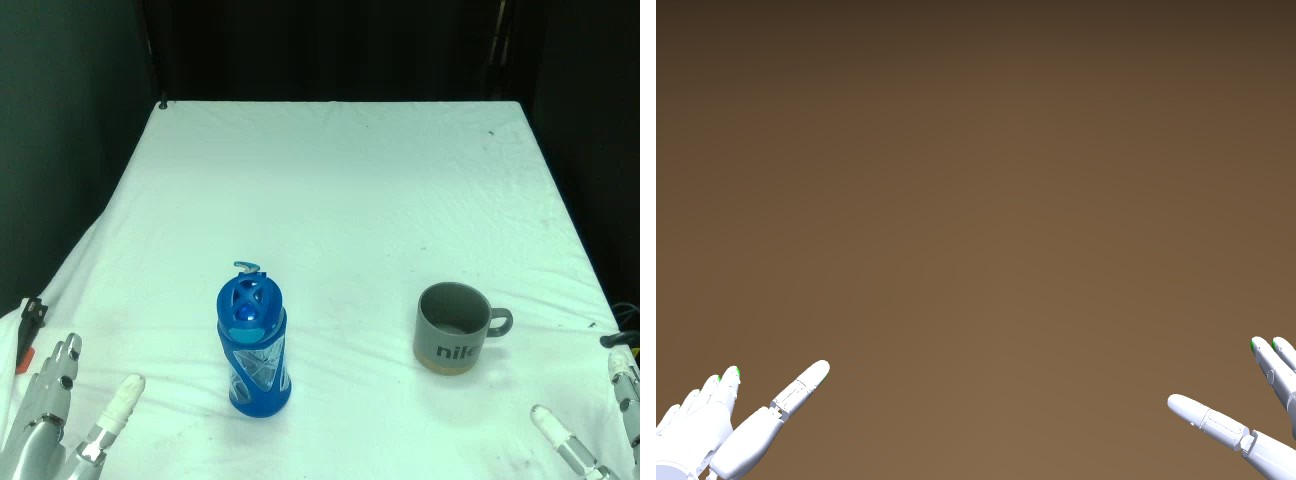
#> input picture setup/images/bench_photo_vs_sim.jpg, 1296 x 480 px
$ python make_contact_sheet.py ../../setup/images/bench_photo_vs_sim.jpg out.png
#> lines starting #> are read from the running program, lines starting #| are printed output that depends on the picture
### tool_library/common/video.py
"""Video and mask helpers shared by the perception and rendering tools.

Frames on disk follow one convention everywhere: `frame%05d.jpg` (or .png) in a
folder, numbered from 0 in the order they were extracted. Label maps are
palette PNGs whose pixel value is the object's label (1..K, 0 = background),
which is what SAM 2 tracking writes and what every consumer reads back with
PIL (cv2 would decode the palette to colours).
"""
from __future__ import annotations

import glob
import json
import os
import re
from pathlib import Path

import cv2
import numpy as np

PALETTE_COLORS = [(255, 0, 255), (0, 255, 255), (0, 255, 0), (255, 255, 0),
                  (255, 128, 0), (0, 128, 255), (255, 0, 0), (0, 0, 255)]


def slug(text: str) -> str:
    return re.sub(r"[^a-z0-9]+", "_", str(text).lower()).strip("_")


def video_info(path) -> dict:
    cap = cv2.VideoCapture(str(path))
    if not cap.isOpened():
        raise FileNotFoundError(f"cannot open video {path}")
    info = {"path": str(path), "width": int(cap.get(cv2.CAP_PROP_FRAME_WIDTH)),
            "height": int(cap.get(cv2.CAP_PROP_FRAME_HEIGHT)),
            "fps": float(cap.get(cv2.CAP_PROP_FPS) or 0.0),
            "frames": int(cap.get(cv2.CAP_PROP_FRAME_COUNT))}
    cap.release()
    info["duration_s"] = round(info["frames"] / info["fps"], 3) if info["fps"] else None
    return info


# [46 lines left out: functions read_video, frame_files, read_frame, write_frames, not called in this run]


class VideoWriter:
    """Incremental RGB encoder: memory use does not grow with episode length."""
    # [6 lines left out: function __init__, not called in this run]

    def __enter__(self):
        return self

    # [51 lines left out: functions append_data, __exit__, write_video, save_label_map, not called in this run]


def load_label_map(path) -> np.ndarray:
    from PIL import Image
    return np.asarray(Image.open(str(path)))


# [14 lines left out: function overlay_labels, not called in this run]


def read_json(path):
    return json.loads(Path(path).read_text())


# [16 lines left out: functions write_json, _json_default, not called in this run]


# ----------------------------------------------------------------------------- perceptual fingerprint
FP_FRAMES, FP_W, FP_H = 24, 32, 24


# [29 lines left out: functions video_fingerprint, fingerprint_similarity, not called in this run]

### tool_library/skills/make_contact_sheet.py
"""A labelled grid of video frames: how an agent looks at a whole clip in one image."""
from __future__ import annotations

TOOL = {
    "name": "make_contact_sheet",
    "title": "Make contact sheet",
    "type": "skill",
    "category": "Perception & Grounding",
    "summary": "Tile evenly spaced (or chosen) frames of a video or frame folder into one labelled grid image, optionally cropped, so a whole clip or a time window can be read at a glance.",
    "description": (
        "Reads a video or a folder of frame%05d images, picks `count` evenly spaced frames inside "
        "[start, end] (seconds, or exact `frames` indices), optionally crops every frame to a box "
        "given as fractions of the image, resizes each tile to `tile_width`, and tiles them in rows "
        "of `columns` with the frame index and timestamp printed in each tile's corner. Returns the "
        "sheet path and the frame indices and times used, so a frame seen on the sheet can be fetched "
        "at full resolution with extract_frames. Windows and crops are how a vision-language agent "
        "zooms into a moment or a region without decoding the whole clip."
    ),
    "inputs": [
        {"name": "video", "type": "path", "description": "A video file, or a folder of frames written by extract_frames (then fps comes from its meta.json or `fps`)."},
        {"name": "out_path", "type": "path", "description": "Where the sheet image is written (.jpg or .png)."},
        {"name": "count", "type": "int", "description": "Frames to show, evenly spaced over the window. Default 16. Ignored when `frames` is given."},
        {"name": "start", "type": "float, seconds", "description": "Window start. Default 0."},
        {"name": "end", "type": "float, seconds | None", "description": "Window end. Default: the end of the clip."},
        {"name": "frames", "type": "list[int] | None", "description": "Exact frame indices to show instead of an even spacing."},
        {"name": "columns", "type": "int", "description": "Tiles per row. Default 4."},
        {"name": "tile_width", "type": "int, pixels", "description": "Width of each tile; height follows the aspect. Default 480."},
        {"name": "crop", "type": "list[float] | None", "description": "[x0, y0, x1, y1] applied to every tile, as fractions of the frame (0..1) or as pixels of this video's frame (any value > 1; a box running past the frame is refused). Default: the full frame."},
        {"name": "fps", "type": "float | None", "description": "Frame rate when `video` is a frame folder without meta.json."},
    ],
    "outputs": [
        {"name": "sheet", "type": "path", "description": "The grid image."},
        {"name": "frames", "type": "list[int]", "description": "Frame indices shown, in tile order."},
        {"name": "times_s", "type": "list[float]", "description": "Their timestamps."},
        {"name": "fps / n_frames / duration_s", "type": "float / int / float", "description": "Clip facts."},
        {"name": "grid", "type": "[rows, columns]", "description": "Tile layout."},
    ],
    "status": "tested",
    "entrypoint": "make_contact_sheet",
    "requirements": ["opencv-python", "numpy"],
    "tags": ["video", "frames", "contact sheet", "look", "semantic understanding"],
    "used_in": ["Place Cup in Bowl", "Multi-Cup Grasping", "Place Toy in Drawer", "Giftbox Packing", "Knot the Rope", "Battery Insertion", "Drawing and Wiping", "Computer Installation", "Open the Bottle", "Scissor Cutting", "Biology Experiment"],
    "cli": "python -m tool_library.skills.make_contact_sheet human_video.mp4 sheet.jpg --count 24 --columns 6",
}

import json
import sys
from pathlib import Path

import cv2
import numpy as np

from tool_library.common.video import frame_files, read_json, video_info


def _source(video, fps):
    p = Path(video)
    if p.is_dir():
        files = frame_files(p)
        if not files:
            raise FileNotFoundError(f"no frames in {p}")
        meta = p / "meta.json"
        f = fps or (read_json(meta).get("fps") if meta.exists() else None) or 30.0
        def grab(i):
            return cv2.imread(str(files[i]))
        return len(files), float(f), grab, None
    info = video_info(p)
    cap = cv2.VideoCapture(str(p))
    def grab(i):
#> called with i = 0
        cap.set(cv2.CAP_PROP_POS_FRAMES, int(i))
        ok, f = cap.read()
#> f is the input picture: shape (480, 1296, 3); mean B, G, R 104.6, 124.1, 117.7
        return f if ok else None
    return info["frames"], float(info["fps"] or fps or 30.0), grab, cap


def make_contact_sheet(video, out_path, count=16, start=0.0, end=None, frames=None,
                       columns=4, tile_width=480, crop=None, fps=None):
    n, f, grab, cap = _source(video, fps)
    if n <= 0:
        raise ValueError(f"{video} has no frames")
    if frames is None:
        a = int(max(0, round(float(start) * f)))
        b = int(min(n - 1, round(float(end) * f))) if end is not None else n - 1
        if b < a:
            raise ValueError(f"window [{start}, {end}] s is empty for a clip of {n / f:.1f} s")
        idx = np.unique(np.linspace(a, b, int(max(1, count))).round().astype(int)).tolist()
    else:
        idx = [int(i) for i in frames]
        bad = [i for i in idx if not 0 <= i < n]
        if bad:
            raise ValueError(f"frames {bad} are outside 0..{n - 1}")
    tiles, shown = [], []                      # shown: the frames actually tiled (an undecodable frame is skipped)
    for i in idx:
        img = grab(i)
        if img is None:
            continue
        H, W = img.shape[:2]
#> H = 480; W = 1296
        if crop is not None:
            x0, y0, x1, y1 = [float(v) for v in crop]
            if max(x0, y0, x1, y1) <= 1.0:           # fractions of the frame
                x0, x1, y0, y1 = x0 * W, x1 * W, y0 * H, y1 * H
            elif max(x0, x1) > W + 1 or max(y0, y1) > H + 1:
                # pixels of another frame (the human video's 1920 x 1080 on an 854 x 480 sim video) clipped silently to a
                # sliver of the wrong region
                raise ValueError(f"crop {crop} runs past the {W}x{H} frame: pixel crops are in this video's own pixels; "
                                 "give fractions 0..1 (the same box on two videos of one aspect)")
            x0, x1 = sorted((max(0, int(round(x0))), min(W, int(round(x1)))))
            y0, y1 = sorted((max(0, int(round(y0))), min(H, int(round(y1)))))
            img = img[y0:y1, x0:x1]
            if img.size == 0:
                raise ValueError(f"crop {crop} leaves no pixels (frame is {W}x{H}; give fractions 0..1 or pixel coordinates x0, y0, x1, y1)")
        h, w = img.shape[:2]
#> h = 480; w = 1296
        tw = int(tile_width)
        th = max(1, int(round(h * tw / w)))
#> th = 178
        img = cv2.resize(img, (tw, th), interpolation=cv2.INTER_AREA)
        label = f"#{i}  {i / f:.2f}s"
        cv2.rectangle(img, (0, 0), (10 + 11 * len(label), 26), (0, 0, 0), -1)
        cv2.putText(img, label, (5, 19), cv2.FONT_HERSHEY_SIMPLEX, 0.6, (255, 255, 255), 1, cv2.LINE_AA)
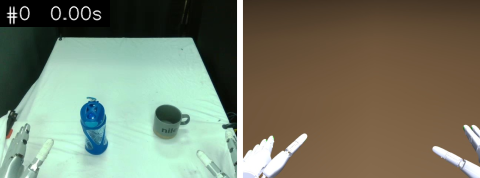
#> img: shape (178, 480, 3); mean B, G, R 104.7, 123.9, 117.9
        tiles.append(img); shown.append(i)
    if cap is not None:
        cap.release()
    if not tiles:
        raise ValueError("no frame could be decoded")
    cols = int(max(1, columns))
    th, tw = tiles[0].shape[:2]
#> tw = 480
    rows = int(np.ceil(len(tiles) / cols))
#> rows = 1
    sheet = np.full((rows * (th + 4) + 4, cols * (tw + 4) + 4, 3), 24, np.uint8)
#> sheet: shape (186, 1940, 3); every value is 24
    for k, t in enumerate(tiles):
        r, c = divmod(k, cols)
        y, x = 4 + r * (th + 4), 4 + c * (tw + 4)
        sheet[y:y + th, x:x + tw] = t
#> this loop made 1 pass
#> (r, c, y, x) on pass 1: (0, 0, 4, 4)
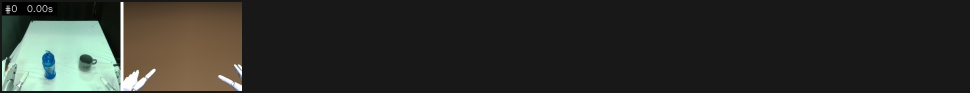
#> sheet: shape (186, 1940, 3) (shown at 1/2 size); mean of channels 0, 1, 2 43.1, 47.6, 46.2; drawn as B, G, R
    out = Path(out_path)
    out.parent.mkdir(parents=True, exist_ok=True)
    cv2.imwrite(str(out), sheet, [cv2.IMWRITE_JPEG_QUALITY, 90])
    return {"sheet": str(out), "frames": shown, "times_s": [round(i / f, 3) for i in shown],
            "fps": f, "n_frames": int(n), "duration_s": round(n / f, 3), "grid": [rows, cols]}


def main(argv=None):
    import argparse
    ap = argparse.ArgumentParser(description=TOOL["summary"])
    ap.add_argument("video")
    ap.add_argument("out_path")
    ap.add_argument("--count", type=int, default=16)
    ap.add_argument("--start", type=float, default=0.0)
    ap.add_argument("--end", type=float)
    ap.add_argument("--frames", type=int, nargs="*")
    ap.add_argument("--columns", type=int, default=4)
    ap.add_argument("--tile-width", type=int, default=480)
    ap.add_argument("--crop", type=float, nargs=4)
    ap.add_argument("--fps", type=float)
    a = ap.parse_args(argv)
    r = make_contact_sheet(a.video, a.out_path, a.count, a.start, a.end, a.frames or None, a.columns, a.tile_width, a.crop, a.fps)
#> r = {'sheet': 'out.png', 'frames': [0], 'times_s': [0], 'fps': 30, 'n_frames': 1, 'duration_s': 0.033, 'grid': [1, 4]}
    print(json.dumps(r, indent=1))
#> (printed output is left out)


if __name__ == "__main__":
    sys.exit(main())
#> (the program exits here)
